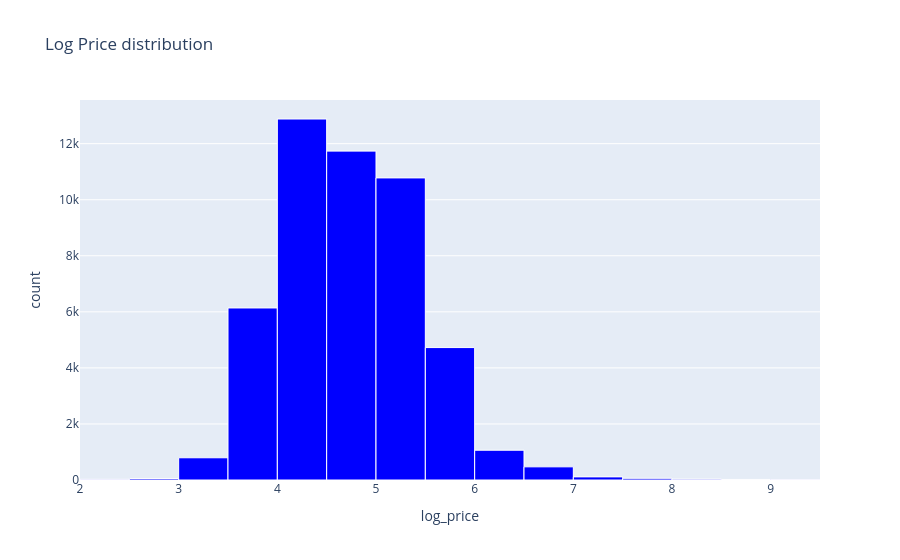

Here is the notebook cell this chart was saved with:
### Code cell
fig = px.histogram(ab_nyc, x="log_price", title="Log Price distribution", nbins=25)
fig.update_traces(marker = dict(color = "blue", line = dict(color = "white", width = 1)))
fig.show()

### Figure 1 — Plotly figure (JSON) as saved in the notebook; plotly's stock layout.template omitted (floating-point values rounded to 4 significant figures; data arrays with more than 128 entries replaced by an {"elided": "..."} marker saying what was removed)
{"data": [{"bingroup": "x", "hovertemplate": "log_price=%{x}<br>count=%{y}<extra></extra>", "legendgroup": "", "marker": {"color": "blue", "line": {"color": "white", "width": 1}, "pattern": {"shape": ""}}, "name": "", "nbinsx": 25, "orientation": "v", "showlegend": false, "type": "histogram", "x": {"elided": "48884 float values"}, "xaxis": "x", "yaxis": "y"}], "layout": {"barmode": "relative", "legend": {"tracegroupgap": 0}, "title": {"text": "Log Price distribution"}, "xaxis": {"anchor": "y", "domain": [0, 1], "title": {"text": "log_price"}}, "yaxis": {"anchor": "x", "domain": [0, 1], "title": {"text": "count"}}}}
